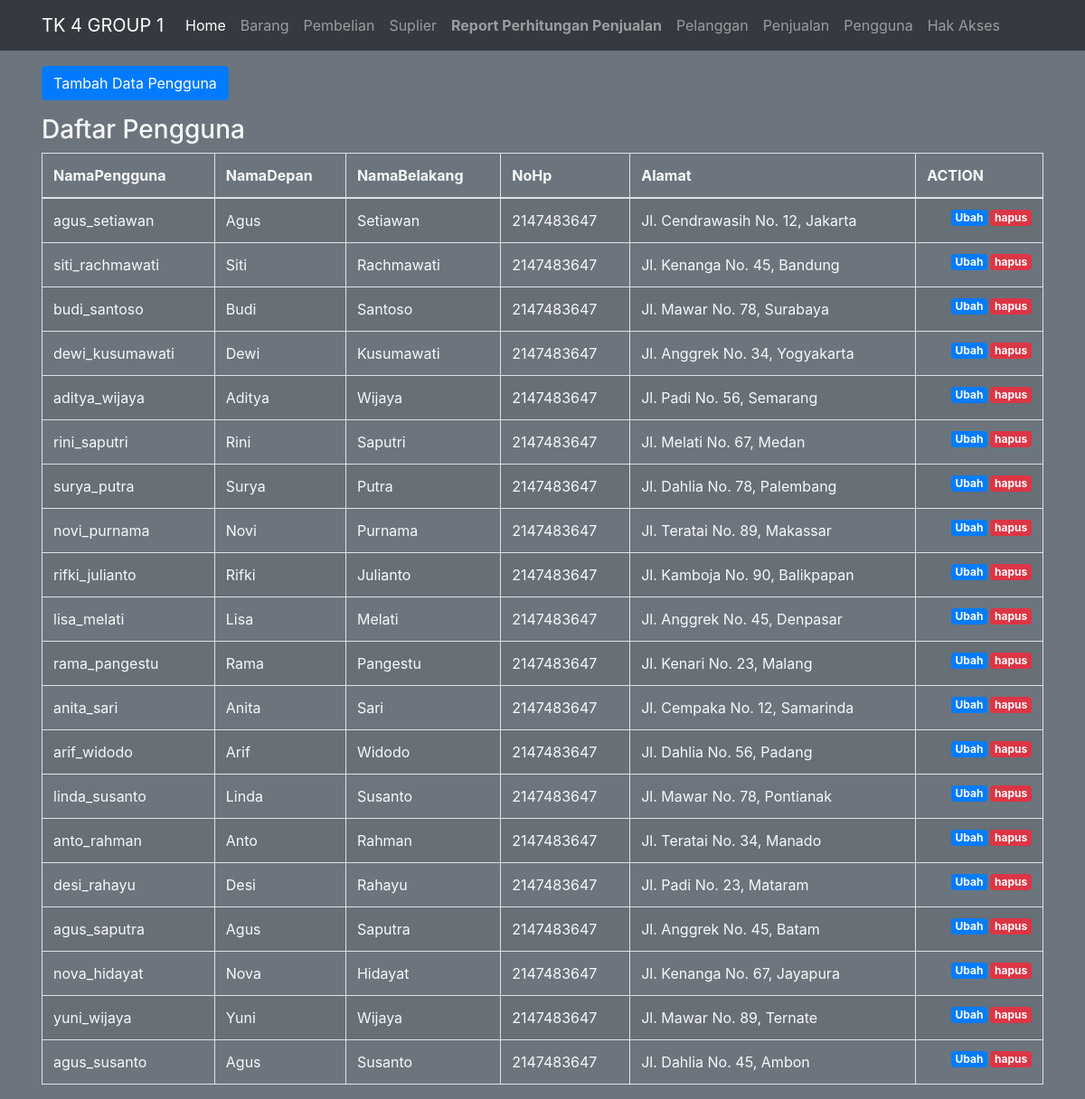
Page /public/pengguna on the committed database.
### tables this page shows
CREATE TABLE `pengguna` (
  `IdPengguna` int(11) NOT NULL,
  `NamaPengguna` varchar(255) NOT NULL,
  `Password` varchar(255) DEFAULT NULL,
  `NamaDepan` varchar(255) NOT NULL,
  `NamaBelakang` varchar(255) NOT NULL,
  `NoHp` int(11) DEFAULT NULL,
  `Alamat` text,
  `IdAkses` int(11) DEFAULT NULL
);

### app/core/Controller.php (called while the page is built, shortened)
<?php
class Controller {
    public function view($view, $data = [])
    {
        require_once '../app/views/' . $view . '.php';
    }
    public function model($model)
    {
        return new $model;
    }
}

### app/controllers/Pengguna.php (called while the page is built, shortened)
<?php
class Pengguna extends Controller {
    public function index()
    {
        $data['judul'] = 'Daftar Pengguna';
        $data['br'] = $this->model('Pengguna_model')->getAllPengguna();
        $this->view('pengguna/index', $data);
    }
}

### app/core/App.php (called while the page is built, shortened)
<?php
class App {
    protected $method = 'index';
    protected $params = [];
    public function __construct()
    {
        $this->controller = new $this->controller;
        call_user_func_array([$this->controller, $this->method], $this->params);
    }
}

### public/index.php (called while the page is built, shortened)
<?php
$app = new App;

### app/core/Database.php (called while the page is built, shortened)
<?php
class Database {
    private $host = DB_HOST;
    private $user = DB_USER;
    private $pass = DB_PASS;
    private $db_name = DB_NAME;
    private $dbh;
    private $stmt;
    public function __construct()
    {
        $dsn = 'mysql:host=' . $this->host . ';dbname=' . $this->db_name;
        $option = [
            PDO::ATTR_PERSISTENT => true,
            PDO::ATTR_ERRMODE => PDO::ERRMODE_EXCEPTION
        ];
        try {
            $this->dbh = new PDO($dsn, $this->user, $this->pass, $option);
        } catch(PDOException $e) {
            die($e->getMessage());
        }
    }
    public function query($query)
    {
        $this->stmt = $this->dbh->prepare($query);
    }
    public function execute()
    {
        $this->stmt->execute();
    }
    public function resultSet()
    {
        $this->execute();
        return $this->stmt->fetchAll(PDO::FETCH_ASSOC);
    }
}

### app/models/Pengguna_model.php (called while the page is built, shortened)
<?php
class Pengguna_model {
    private $table = 'pengguna';
    private $db;
    public function __construct()
    {
        $this->db = new Database;
    }
    public function getAllPengguna()
    {
        $this->db->query('SELECT * FROM ' . $this->table);
        return $this->db->resultSet();
    }
}

### app/views/pengguna/index.php (the view, shortened to what this page needs)
<div class="container mt-3 text-light">
    <div class="row">
      <div class="col-lg-6">
      </div>
    </div>
    <div class="row mb-3">
      <div class="col-lg-6">
        <button type="button" class="btn btn-primary tombolTambahData" data-toggle="modal" data-target="#formModal">
          Tambah Data Pengguna
        </button>
      </div>
    </div>
    <h3>Daftar Pengguna</h3>
    <table class="table table-striped table-bordered table-hover table-full-width">
                <thead>
                    <tr>
                        <th scope="col">NamaPengguna</th>
                        <th scope="col">NamaDepan</th>
                        <th scope="col">NamaBelakang</th>
                        <th scope="col">NoHp</th>
                        <th scope="col">Alamat</th>
                        <th scope="col">ACTION</th>
                    </tr>
                </thead>
                <tbody>
                    <?php foreach( $data['br'] as $br ) : ?>
                    <tr>
                        <td><?= $br['NamaPengguna'];?></td>
                        <td> <?= $br['NamaDepan'];?></td>
                        <td> <?= $br['NamaBelakang'];?></td>
                        <td> <?= $br['NoHp'];?></td>
                        <td> <?= $br['Alamat'];?></td>
                        <td>
                        <a href="<?= BASEURL; ?>/pengguna/hapus/<?= $br['IdPengguna']; ?>" class="badge badge-danger float-right" onclick="return confirm('yakin?');">hapus</a>
                        <a href="<?= BASEURL; ?>/pengguna/ubahDetail/<?= $br['IdPengguna']; ?>" class="badge badge-primary float-right">Ubah</a>
                        </td>
                    </tr>
                    <?php endforeach; ?>
                </tbody>
    </table>
</div>

### public/css/style.css (style rules this page uses)
.badge { margin-left: 3px; }
.container { padding: 0 16px; }
.container::after, .row::after { content: ""; clear: both; display: table; }

### rows in the picture
pengguna: NamaPengguna "agus_setiawan", NamaDepan "Agus", NamaBelakang "Setiawan", NoHp "2147483647", Alamat "Jl. Cendrawasih No. 12, Jakarta"
pengguna: NamaPengguna "siti_rachmawati", NamaDepan "Siti", NamaBelakang "Rachmawati", NoHp "2147483647", Alamat "Jl. Kenanga No. 45, Bandung"
pengguna: NamaPengguna "budi_santoso", NamaDepan "Budi", NamaBelakang "Santoso", NoHp "2147483647", Alamat "Jl. Mawar No. 78, Surabaya"
pengguna: NamaPengguna "dewi_kusumawati", NamaDepan "Dewi", NamaBelakang "Kusumawati", NoHp "2147483647", Alamat "Jl. Anggrek No. 34, Yogyakarta"
pengguna: NamaPengguna "aditya_wijaya", NamaDepan "Aditya", NamaBelakang "Wijaya", NoHp "2147483647", Alamat "Jl. Padi No. 56, Semarang"
pengguna: NamaPengguna "rini_saputri", NamaDepan "Rini", NamaBelakang "Saputri", NoHp "2147483647", Alamat "Jl. Melati No. 67, Medan"
pengguna: NamaPengguna "surya_putra", NamaDepan "Surya", NamaBelakang "Putra", NoHp "2147483647", Alamat "Jl. Dahlia No. 78, Palembang"
pengguna: NamaPengguna "novi_purnama", NamaDepan "Novi", NamaBelakang "Purnama", NoHp "2147483647", Alamat "Jl. Teratai No. 89, Makassar"
pengguna: NamaPengguna "rifki_julianto", NamaDepan "Rifki", NamaBelakang "Julianto", NoHp "2147483647", Alamat "Jl. Kamboja No. 90, Balikpapan"
pengguna: NamaPengguna "lisa_melati", NamaDepan "Lisa", NamaBelakang "Melati", NoHp "2147483647", Alamat "Jl. Anggrek No. 45, Denpasar"
pengguna: NamaPengguna "rama_pangestu", NamaDepan "Rama", NamaBelakang "Pangestu", NoHp "2147483647", Alamat "Jl. Kenari No. 23, Malang"
pengguna: NamaPengguna "anita_sari", NamaDepan "Anita", NamaBelakang "Sari", NoHp "2147483647", Alamat "Jl. Cempaka No. 12, Samarinda"
pengguna: NamaPengguna "arif_widodo", NamaDepan "Arif", NamaBelakang "Widodo", NoHp "2147483647", Alamat "Jl. Dahlia No. 56, Padang"
pengguna: NamaPengguna "linda_susanto", NamaDepan "Linda", NamaBelakang "Susanto", NoHp "2147483647", Alamat "Jl. Mawar No. 78, Pontianak"
pengguna: NamaPengguna "anto_rahman", NamaDepan "Anto", NamaBelakang "Rahman", NoHp "2147483647", Alamat "Jl. Teratai No. 34, Manado"
pengguna: NamaPengguna "desi_rahayu", NamaDepan "Desi", NamaBelakang "Rahayu", NoHp "2147483647", Alamat "Jl. Padi No. 23, Mataram"
pengguna: NamaPengguna "agus_saputra", NamaDepan "Agus", NamaBelakang "Saputra", NoHp "2147483647", Alamat "Jl. Anggrek No. 45, Batam"
pengguna: NamaPengguna "nova_hidayat", NamaDepan "Nova", NamaBelakang "Hidayat", NoHp "2147483647", Alamat "Jl. Kenanga No. 67, Jayapura"
pengguna: NamaPengguna "yuni_wijaya", NamaDepan "Yuni", NamaBelakang "Wijaya", NoHp "2147483647", Alamat "Jl. Mawar No. 89, Ternate"
pengguna: NamaPengguna "agus_susanto", NamaDepan "Agus", NamaBelakang "Susanto", NoHp "2147483647", Alamat "Jl. Dahlia No. 45, Ambon"
